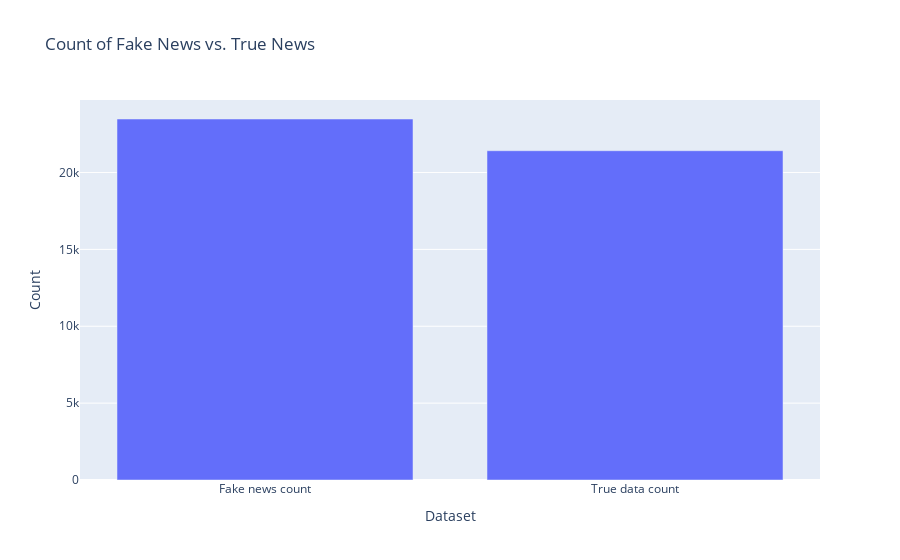

Notebook code cell kept with this figure:
### Markdown cell above
### Visualizing the imbalance within the dataset

### Code cell
import plotly.graph_objects as go

fake_news_count = len(fake_news)
true_news_count = len(true_news)

fig = go.Figure(data=[
    go.Bar(x=['Fake news count', 'True data count'], y=[fake_news_count, true_news_count])
])

fig.update_layout(
    title='Count of Fake News vs. True News',
    xaxis_title='Dataset',
    yaxis_title='Count',
)
fig.show()

### Figure 1 — Plotly figure (JSON) as saved in the notebook; plotly's stock layout.template omitted (floating-point values rounded to 4 significant figures)
{"data": [{"type": "bar", "x": ["Fake news count", "True data count"], "y": [23481, 21417]}], "layout": {"title": {"text": "Count of Fake News vs. True News"}, "xaxis": {"title": {"text": "Dataset"}}, "yaxis": {"title": {"text": "Count"}}}}
